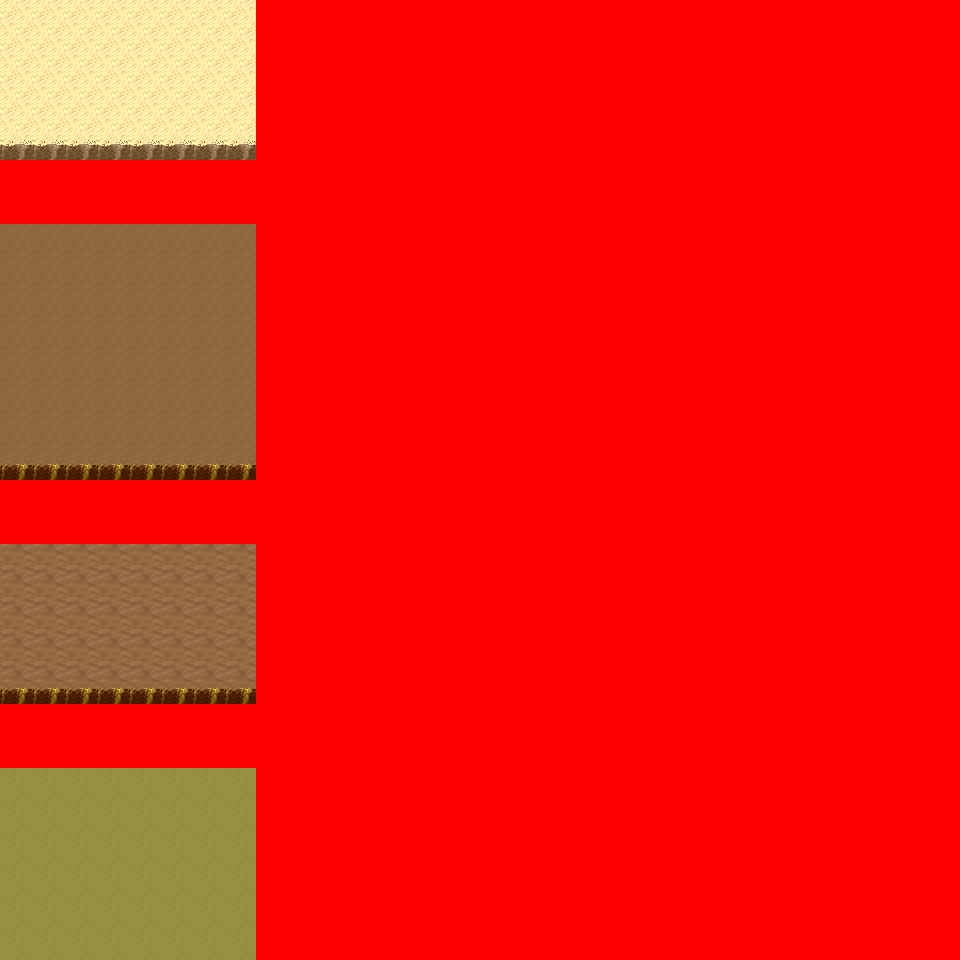

Tiled map render using the project's own tile images. Description and the map definition, with tile-layer contents summarised, below:
An orthogonal 30x30 tile map with 32x32 px tiles, 6 tile layers (Ground, Object, Object2, Above, ...), 8 tilesets and 6 objects (6x mapchange).

<map version="1.0" orientation="orthogonal" renderorder="right-down" width="30" height="30" tilewidth="32" tileheight="32" nextobjectid="7">
  <tileset firstgid="1" name="tileset_logic_collision" tilewidth="32" tileheight="32" tilecount="1" columns="1">
    <image source="../drawable/tileset_logic_collision.png" width="32" height="32" />
  </tileset>
  <tileset firstgid="2" name="tileset_ground_ground" tilewidth="32" tileheight="32" tilecount="33" columns="3">
    <image source="../drawable/tileset_ground_ground.png" width="96" height="352" />
  </tileset>
  <tileset firstgid="35" name="tileset_ground_ridge_earth_pale" tilewidth="32" tileheight="32" tilecount="96" columns="12">
    <image source="../drawable/tileset_ground_ridge_earth_pale.png" width="384" height="256" />
  </tileset>
  <tileset firstgid="131" name="tileset_ground_ridge_earth_dark" tilewidth="32" tileheight="32" tilecount="96" columns="12">
    <image source="../drawable/tileset_ground_ridge_earth_dark.png" width="384" height="256" />
  </tileset>
  <tileset firstgid="227" name="tileset_terrain_desert" tilewidth="32" tileheight="32" tilecount="88" columns="8">
    <image source="../drawable/tileset_terrain_desert.png" width="256" height="352" />
  </tileset>
  <tileset firstgid="315" name="tileset_plant_tree_tree_darkgreen" tilewidth="32" tileheight="32" tilecount="88" columns="8">
    <image source="../drawable/tileset_plant_tree_tree_darkgreen.png" width="256" height="352" />
  </tileset>
  <tileset firstgid="403" name="tileset_ground_sand_2" tilewidth="32" tileheight="32" tilecount="15" columns="5">
    <image source="../drawable/tileset_ground_sand_2.png" width="160" height="96" />
  </tileset>
  <tileset firstgid="418" name="tileset_plant_cactus_2" tilewidth="32" tileheight="32" tilecount="10" columns="5">
    <image source="../drawable/tileset_plant_cactus_2.png" width="160" height="64" />
  </tileset>
  <layer name="Ground" width="30" height="30">
    <data>[900 cells, 900 non-empty, 4 distinct tile ids]</data>
  </layer>
  <layer name="Object" width="30" height="30">
    <data>[900 cells, 272 non-empty, 18 distinct tile ids]</data>
  </layer>
  <layer name="Object2" width="30" height="30">
    <data>[900 cells, 0 non-empty, 0 distinct tile ids]</data>
  </layer>
  <layer name="Above" width="30" height="30">
    <data>[900 cells, 0 non-empty, 0 distinct tile ids]</data>
  </layer>
  <layer name="Above2" width="30" height="30">
    <data>[900 cells, 0 non-empty, 0 distinct tile ids]</data>
  </layer>
  <layer name="Walkable" width="30" height="30">
    <data>[900 cells, 708 non-empty, 1 distinct tile ids]</data>
  </layer>
  <objectgroup name="MapEvents">
    <object id="1" name="north" type="mapchange" x="0" y="0" width="256" height="32">
      <properties>
        <property name="map" value="0_ados_mountain_n2_w2_x3_y2" />
        <property name="place" value="south" />
      </properties>
    </object>
    <object id="2" name="south" type="mapchange" x="0" y="928" width="256" height="32">
      <properties>
        <property name="map" value="0_ados_mountain_n2_w2_x3_y4" />
        <property name="place" value="north" />
      </properties>
    </object>
    <object id="3" name="west" type="mapchange" x="0" y="0" width="32" height="160">
      <properties>
        <property name="map" value="0_ados_mountain_n2_w2_x2_y3" />
        <property name="place" value="east" />
      </properties>
    </object>
    <object id="4" name="west2" type="mapchange" x="0" y="224" width="32" height="256">
      <properties>
        <property name="map" value="0_ados_mountain_n2_w2_x2_y3" />
        <property name="place" value="east2" />
      </properties>
    </object>
    <object id="5" name="west3" type="mapchange" x="0" y="544" width="32" height="160">
      <properties>
        <property name="map" value="0_ados_mountain_n2_w2_x2_y3" />
        <property name="place" value="east3" />
      </properties>
    </object>
    <object id="6" name="west4" type="mapchange" x="0" y="768" width="32" height="192">
      <properties>
        <property name="map" value="0_ados_mountain_n2_w2_x2_y3" />
        <property name="place" value="east4" />
      </properties>
    </object>
  </objectgroup>
</map>
